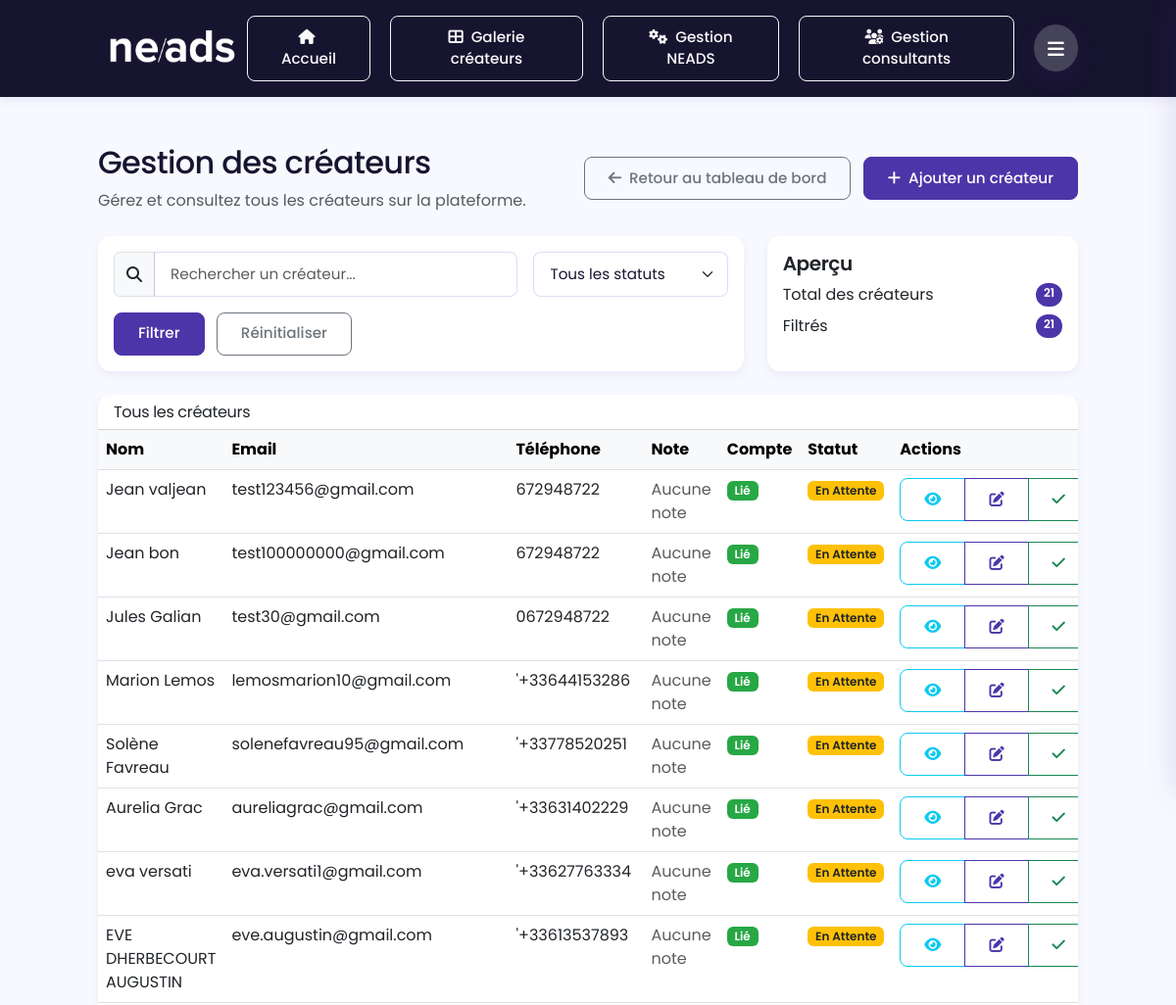
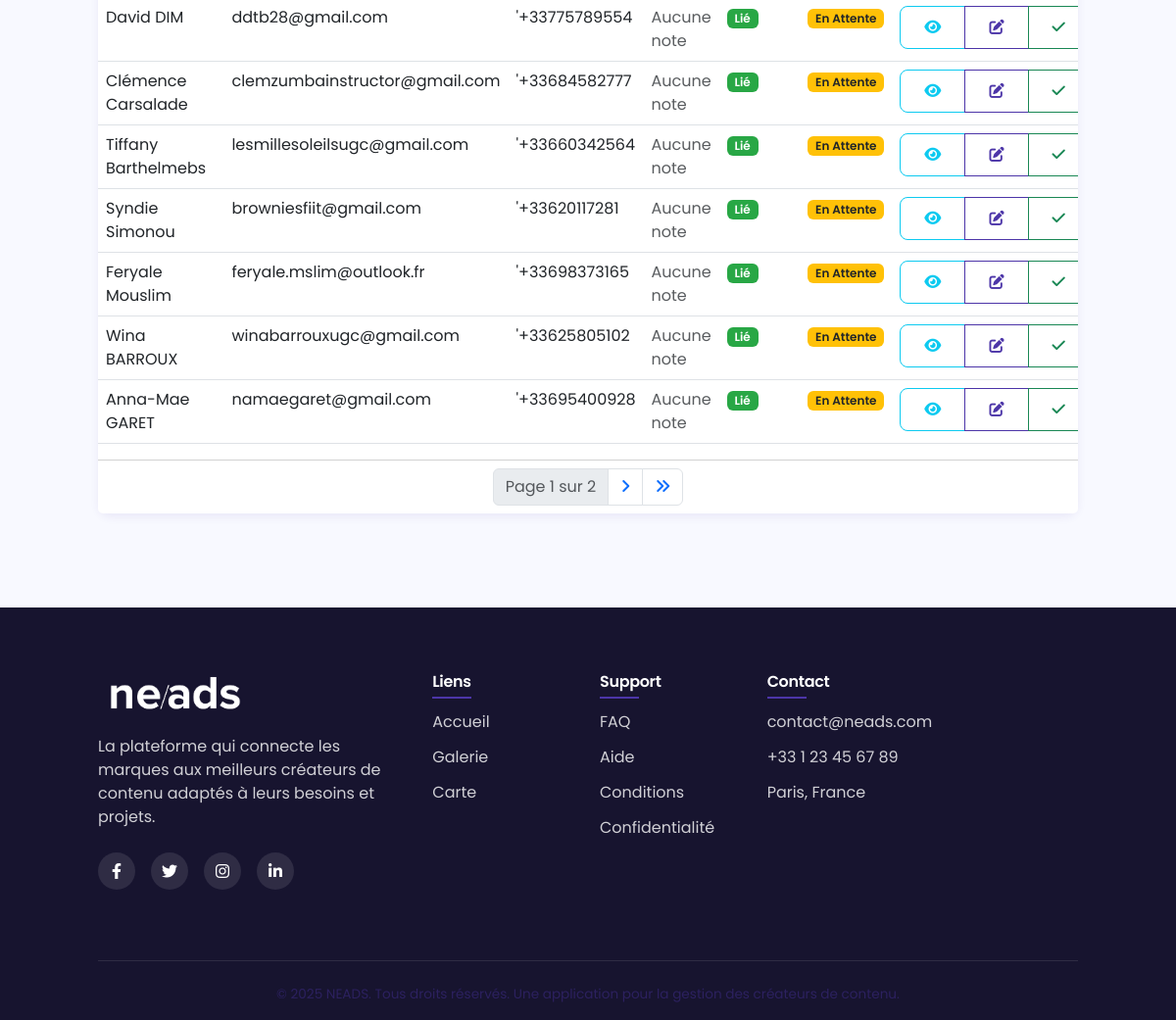
/gestion/createurs/ (signed in), run on the app's committed database (2 pictures, top to bottom).
### neads/creators/models.py (models this page shows, shortened)
class Creator(models.Model):
    GENDER_CHOICES = (
        ('M', 'Homme'),
        ('F', 'Femme'),
        ('O', 'Autre'),
    )
    user = models.OneToOneField(User, on_delete=models.SET_NULL, blank=True, null=True, related_name='creator_profile')
    first_name = models.CharField(max_length=50)
    last_name = models.CharField(max_length=50)
    full_name = models.CharField(max_length=100, blank=True)  # Auto-généré
    age = models.PositiveIntegerField(validators=[MinValueValidator(13), MaxValueValidator(100)])
    gender = models.CharField(max_length=1, choices=GENDER_CHOICES)
    featured_image = models.ImageField(upload_to=featured_image_upload_path, blank=True, null=True, verbose_name="Image mise en avant")
    youtube_link = models.URLField(max_length=255, blank=True, null=True, verbose_name="Chaîne YouTube")
    tiktok_link = models.URLField(max_length=255, blank=True, null=True, verbose_name="Profil TikTok")
    instagram_link = models.URLField(max_length=255, blank=True, null=True, verbose_name="Profil Instagram")
    location = models.ForeignKey(Location, on_delete=models.SET_NULL, null=True, related_name='creators')
    email = models.EmailField()
    phone = models.CharField(max_length=20, blank=True, null=True)
    domains = models.ManyToManyField(Domain, related_name='creators')
    bio = models.TextField(blank=True, null=True)
    equipment = models.CharField(max_length=255, blank=True, null=True)
    delivery_time = models.CharField(max_length=50, blank=True, null=True)
    mobility = models.BooleanField(default=False)
    can_invoice = models.BooleanField(default=False)
    previous_clients = models.TextField(blank=True, null=True)
    average_rating = models.DecimalField(max_digits=3, decimal_places=2, default=0.0)
    total_ratings = models.PositiveIntegerField(default=0)
    created_at = models.DateTimeField(auto_now_add=True)
    updated_at = models.DateTimeField(auto_now=True)
    last_activity = models.DateTimeField(blank=True, null=True)

### neads/core/views.py (the view, shortened to what this page needs)
# urls.py: path('gestion/createurs/', views.creator_list, name='creator_list'),
@login_required
@role_required(['admin', 'consultant'])
def creator_list(request):
    creators = Creator.objects.all().order_by('-created_at')
    search_query = request.GET.get('query')
    paginator = Paginator(creators, 15)  # 15 créateurs par page
    page_number = request.GET.get('page', 1)
    page_obj = paginator.get_page(page_number)
    context = {
        'creators': page_obj,
        'search_query': search_query,
        'total_creators': paginator.count,
    }
    return render(request, 'core/creator_list.html', context)

### templates/core/creator_list.html (shortened to what this page needs)
{% extends 'base.html' %}
{% block content %}
<div class="row mb-4">
  <div class="col-12">
    <div class="d-flex justify-content-between align-items-center">
      <div>
        <h1 class="h2">Gestion des créateurs</h1>
        <p class="text-muted">
          Gérez et consultez tous les créateurs sur la plateforme.
        </p>
      </div>
      <div>
        <a href="{% url 'management_dashboard' %}" class="btn btn-outline-secondary me-2">
          <i class="fas fa-arrow-left me-2"></i>Retour au tableau de bord
        </a>
        <a href="#" class="btn btn-primary">
          <i class="fas fa-plus me-2"></i>Ajouter un créateur
        </a>
      </div>
    </div>
  </div>
</div>
<div class="row mb-4">
  <div class="col-md-8">
    <div class="card">
      <div class="card-body">
        <form method="get" class="row g-3">
          <div class="col-md-8">
            <div class="input-group">
              <span class="input-group-text"><i class="fas fa-search"></i></span>
              <input type="text" class="form-control" name="query" placeholder="Rechercher un créateur..." value="{{ search_query|default:'' }}">
            </div>
          </div>
          <div class="col-md-4">
            <select name="verified" class="form-select">
              <option value="">Tous les statuts</option>
            </select>
          </div>
          <div class="col-12">
            <button type="submit" class="btn btn-primary">Filtrer</button>
            <a href="{% url 'creator_list' %}" class="btn btn-outline-secondary ms-2">Réinitialiser</a>
          </div>
        </form>
      </div>
    </div>
  </div>
  <div class="col-md-4">
    <div class="card">
      <div class="card-body">
        <h5 class="card-title">Aperçu</h5>
        <div class="d-flex justify-content-between mb-2">
          <span>Total des créateurs</span>
          <span class="badge bg-primary rounded-pill">{{ total_creators }}</span>
        </div>
        <div class="d-flex justify-content-between">
          <span>Filtrés</span>
          <span class="badge bg-secondary rounded-pill">{{ creators.paginator.count }}</span>
        </div>
      </div>
    </div>
  </div>
</div>
<div class="row">
  <div class="col-12">
    <div class="card">
      <div class="card-header bg-white">
        <h5 class="mb-0">Tous les créateurs</h5>
      </div>
      <div class="card-body p-0">
        <div class="table-responsive">
          <table class="table table-hover">
            <thead class="table-light">
              <tr>
                <th>Nom</th>
                <th>Email</th>
                <th>Téléphone</th>
                <th>Note</th>
                <th>Compte</th>
                <th>Statut</th>
                <th>Actions</th>
              </tr>
            </thead>
            <tbody>
              {% for creator in creators %}
              <tr>
                <td>{{ creator.full_name }}</td>
                <td>{{ creator.email }}</td>
                <td>{{ creator.phone|default:"-" }}</td>
                <td>
                  {% if creator.average_rating > 0 %}
                  <div class="d-flex align-items-center">
                    <span class="me-2">{{ creator.average_rating }}</span>
                    <i class="fas fa-star text-warning"></i>
                    <span class="ms-1 text-muted small">({{ creator.total_ratings }})</span>
                  </div>
                  {% else %}
                  <span class="text-muted">Aucune note</span>
                  {% endif %}
                </td>
                <td>
                  {% if creator.user %}
                  <span class="badge bg-success">Lié</span>
                  {% else %}
                  <span class="badge bg-danger">Sans compte</span>
                  {% endif %}
                </td>
                <td>
                  {% if creator.verified_by_neads %}
                  <span class="badge bg-success">Vérifié</span>
                  {% else %}
                  <span class="badge bg-warning text-dark">En attente</span>
                  {% endif %}
                </td>
                <td>
                  <div class="btn-group" role="group">
                    <a href="{% url 'creator_detail' creator_id=creator.id %}" class="btn btn-sm btn-outline-info" data-bs-toggle="tooltip" title="Voir la fiche">
                      <i class="fas fa-eye"></i>
                    </a>
                    <a href="#" class="btn btn-sm btn-outline-primary" data-bs-toggle="tooltip" title="Modifier">
                      <i class="fas fa-edit"></i>
                    </a>
                    {% if not creator.verified_by_neads %}
                    <a href="#" class="btn btn-sm btn-outline-success" data-bs-toggle="tooltip" title="Vérifier">
                      <i class="fas fa-check"></i>
                    </a>
                    {% endif %}
                  </div>
                </td>
              </tr>
              {% endfor %}
            </tbody>
          </table>
        </div>
      </div>
      {% if creators.paginator.num_pages > 1 %}
      <div class="card-footer bg-white">
        <nav>
          <ul class="pagination justify-content-center mb-0">
            <li class="page-item disabled">
              <span class="page-link">Page {{ creators.number }} sur {{ creators.paginator.num_pages }}</span>
            </li>
            {% if creators.has_next %}
            <li class="page-item">
              <a class="page-link" href="?page={{ creators.next_page_number }}{% if search_query %}&query={{ search_query }}{% endif %}{% if verified_filter %}&verified={{ verified_filter }}{% endif %}">
                <i class="fas fa-angle-right"></i>
              </a>
            </li>
            <li class="page-item">
              <a class="page-link" href="?page={{ creators.paginator.num_pages }}{% if search_query %}&query={{ search_query }}{% endif %}{% if verified_filter %}&verified={{ verified_filter }}{% endif %}">
                <i class="fas fa-angle-double-right"></i>
              </a>
            </li>
            {% endif %}
          </ul>
        </nav>
      </div>
      {% endif %}
    </div>
  </div>
</div>
{% endblock %}

### templates/base.html (style rules this page uses)
:root { --primary-color: #17142F; --secondary-color: #4C35A8; --tertiary-color: #2C215F; --accent-color: #4C35A8; --accent-color-light: #f0edff; --primary-gradient: #17142F; --secondary-gradient: #17142F; --text-primary: #17142F; --text-secondary: #2C215F; --text-light: #4C35A8; --text-white: #ffffff; --bg-primary: #f8f9ff; --bg-secondary: #ffffff; --bg-dark: #17142F; --bg-card: #ffffff; --border-radius-sm: 0.5rem; --border-radius-md: 0.8rem; --border-radius-lg: 1.2rem; --shadow-sm: 0 4px 8px rgba(76, 53, 168, 0.08); --shadow-md: 0 8px 24px rgba(76, 53, 168, 0.12); --shadow-lg: 0 12px 32px rgba(76, 53, 168, 0.16); --shadow-inset: inset 0 2px 6px rgba(76, 53, 168, 0.1); --transition-normal: all 0.3s ease; --transition-slow: all 0.5s ease; --footer-gradient: #17142F; }
html { scroll-behavior: smooth; }
body { font-family: 'Poppins', sans-serif; color: var(--text-primary); background-color: var(--bg-primary); padding-top: 0; line-height: 1.6; }
h1, h2, h3, h4, h5, h6 { font-family: 'Poppins', sans-serif; font-weight: 600; letter-spacing: -0.02em; }
p { color: var(--text-secondary); }
.btn { padding: 0.6rem 1.5rem; font-weight: 500; border-radius: var(--border-radius-sm); transition: var(--transition-normal); position: relative; overflow: hidden; font-size: 0.95rem; }
.btn::before { content: ''; position: absolute; top: 0; left: -100%; width: 100%; height: 100%; background: linear-gradient(90deg, rgba(255,255,255,0.2), rgba(255,255,255,0)); transition: var(--transition-normal); }
.btn-primary { background-color: var(--secondary-color); border-color: var(--secondary-color); }
.btn-outline-primary { color: var(--secondary-color); border-color: var(--secondary-color); }
.card { border: none; border-radius: var(--border-radius-md); background-color: var(--bg-card); box-shadow: var(--shadow-sm); transition: var(--transition-normal); overflow: hidden; height: 100%; }
.card-title { font-weight: 600; font-size: 1.25rem; margin-bottom: 0.5rem; }
.form-control, .form-select { border-radius: var(--border-radius-sm); padding: 0.65rem 1rem; border: 1px solid rgba(106, 73, 220, 0.2); background-color: var(--bg-secondary); transition: var(--transition-normal); color: var(--text-primary); font-size: 0.95rem; }
.badge { padding: 0.35em 0.65em; font-weight: 600; border-radius: 6px; text-transform: capitalize; font-size: 0.75rem; }
.badge.bg-primary { background-color: var(--secondary-color) !important; }
.badge.bg-secondary { background-color: var(--accent-color) !important; }
.badge.bg-success { background-color: #28a745 !important; }
.badge.bg-warning { background-color: #ffc107 !important; color: var(--text-primary); }

### data on the page
Creator: full_name "Jean valjean", email "test123456@gmail.com", phone "672948722", average_rating "Aucune note", shows "Lié"
Creator: full_name "Jean bon", email "test100000000@gmail.com", phone "672948722", average_rating "Aucune note", shows "Lié"
Creator: full_name "Jules Galian", email "test30@gmail.com", phone "0672948722", average_rating "Aucune note", shows "Lié"
Creator: full_name "Marion Lemos", email "lemosmarion10@gmail.com", phone "'+33644153286", average_rating "Aucune note", shows "Lié"
Creator: full_name "Solène Favreau", email "solenefavreau95@gmail.com", phone "'+33778520251", average_rating "Aucune note", shows "Lié"
Creator: full_name "Aurelia Grac", email "aureliagrac@gmail.com", phone "'+33631402229", average_rating "Aucune note", shows "Lié"
Creator: full_name "eva versati", email "eva.versati1@gmail.com", phone "'+33627763334", average_rating "Aucune note", shows "Lié"
Creator: full_name "EVE DHERBECOURT AUGUSTIN", email "eve.augustin@gmail.com", phone "'+33613537893", average_rating "Aucune note", shows "Lié"
Creator: full_name "David DIM", email "ddtb28@gmail.com", phone "'+33775789554", average_rating "Aucune note", shows "Lié"
Creator: full_name "Clémence Carsalade", email "clemzumbainstructor@gmail.com", phone "'+33684582777", average_rating "Aucune note", shows "Lié"
Creator: full_name "Tiffany Barthelmebs", email "lesmillesoleilsugc@gmail.com", phone "'+33660342564", average_rating "Aucune note", shows "Lié"
Creator: full_name "Syndie Simonou", email "browniesfiit@gmail.com", phone "'+33620117281", average_rating "Aucune note", shows "Lié"
Creator: full_name "Feryale Mouslim", email "feryale.mslim@outlook.fr", phone "'+33698373165", average_rating "Aucune note", shows "Lié"
Creator: full_name "Wina BARROUX", email "winabarrouxugc@gmail.com", phone "'+33625805102", average_rating "Aucune note", shows "Lié"
Creator: full_name "Anna-Mae GARET", email "namaegaret@gmail.com", phone "'+33695400928", average_rating "Aucune note", shows "Lié"

### other printed values
{{ total_creators }} "21"
{{ creators.paginator.count }} "21"
{{ creators.number }} "1"
{{ creators.paginator.num_pages }} "2"
